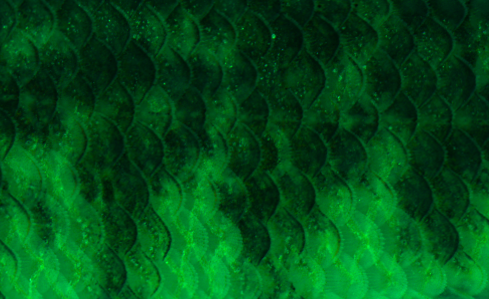
#> input picture Images/Crops/zonale/ZONA_MFKR_F08.tif, 489 x 299 px, found by its file name; its folder holds only this picture in this run
$ python process_files.py
#> lines starting #> are read from the running program, lines starting #| are printed output that depends on the picture; pictures that were not available may be replaced by others from this repository, and a replacement may not be noted
### pspec.py
#!/usr/bin/env python
# -*- coding: utf-8 -*-

'''
This file contains methods to be used for the computation of the computation of
the Fourier power spectrum of images.
'''

import numpy as np
from numpy.fft import fft2, fftshift

__author__ = 'Samuel Hulse'
__email__ = 'hsamuel1@umbc.edu'

def get_pspec(image,
    bin_range=(10, 110),
    kaiser=True,
    color_model=True,
    n_bins=20,
    return_bins=False):

    if color_model:
        image = rgb_2_darter(image)
        image = image[:, :, 0] + image[:, :, 1]
        image = image / np.max(image)

    if kaiser:
        image = kaiser2D(image, 2)

    pspec = imfft(image)
    x, y = bin_pspec(pspec, n_bins, bin_range)
    slope = get_slope(x, y)

    if return_bins:
        return (x, y)
    else:
        return slope

def rgb_2_darter(image):
    im_out = np.zeros([image.shape[0], image.shape[1], 3], dtype = np.float32)

    im_out[:, :, 1] = (140.7718694130528 +
        0.021721843447502408  * image[:, :, 0] +
        0.6777093385296341    * image[:, :, 1] +
        0.2718422677618606    * image[:, :, 2] +
        1.831294521246718E-8  * image[:, :, 0] * image[:, :, 1] +
	    3.356941424659517E-7  * image[:, :, 0] * image[:, :, 2] +
	    -1.181401963067949E-8 * image[:, :, 1] * image[:, :, 2])
    im_out[:, :, 0] = (329.4869869234302 +
	    0.5254935133632187    * image[:, :, 0] +
	    0.3540642397052902    * image[:, :, 1] +
	    0.0907634883372674    * image[:, :, 2] +
	    9.245344681241058E-7  * image[:, :, 0] * image[:, :, 1] +
	    -6.975682782165032E-7 * image[:, :, 0] * image[:, :, 2] +
	    5.828585657562557E-8  * image[:, :, 1] * image[:, :, 2])

    return im_out

def rotavg(data):
    center = np.divide(data.shape, 2)
    x_sample = np.linspace(0, data.shape[0], data.shape[0])
    y_sample = np.linspace(0, data.shape[1], data.shape[1])
    x, y = np.meshgrid(y_sample, x_sample)

    x = np.absolute(x - center[1])
    y = np.absolute(y - center[0])
    dist_matrix = np.sqrt(x**2 + y**2)

    max_dist = np.sqrt(np.sum(np.square(center)))
    n_bins = int(np.ceil(max_dist))
    bins = np.linspace(0, max_dist, n_bins)

    radialprofile = np.zeros(n_bins - 1)

    for i in range(len(bins[0:-1])):
        filter = np.zeros(data.shape)
        filter[np.logical_and(
            dist_matrix >= bins[i],
            dist_matrix < bins[i+1])] = 1

        radialprofile[i] = np.sum(filter * data) / np.sum(filter)

    return radialprofile

def bin_pspec(data, n_bins, bin_range):
    bins = np.logspace(np.log(bin_range[0]),
        np.log(bin_range[1]),
        n_bins,
        base = np.e)
    x = np.linspace(1, len(data), len(data))

    bins_x = []
    bins_y = []

    for i in range(len(bins[0:-1])):
        bin_x = np.mean(x[np.logical_and(
            x >= bins[i],
            x < bins[i+1])])
        bins_x.append(bin_x)

        bin_y = np.mean(data[np.logical_and(
            x >= bins[i],
            x < bins[i+1])])
        bins_y.append(bin_y)

    return (bins_x, bins_y)

def get_slope(x, y):
    x, y = np.log((x, y))
    slope = np.polyfit(x, y, 1)[0]

    return slope

def kaiser2D(img, alpha):
    #Calculate the 2D Kaiser-Bessel window as the outer product of the 1D window with itself
    kaiser = np.kaiser(img.shape[0], alpha*np.pi)
    A = np.outer(kaiser, kaiser)

    #Normalize by the sum of squared weights
    w = np.sum(A*A)
    A = A / w

    #Apply the window by performing elementwise multiplication
    imout = np.multiply(img, A)
    return imout

def imfft(image):
    imfft = fftshift(fft2(image))
    impfft = np.absolute(imfft) ** 2
    pspec = rotavg(impfft)

    return pspec

### process_files.py
#!/usr/bin/env python
# -*- coding: utf-8 -*-

'''
Code used load all images, calculate their Fourier power specturm, and save the
data in a format which is easy to run statistics with. Folders locations and
file structure are hard coded, and must be changed for different file structures
'''

import numpy as np
import imageio
import os
import csv
import cv2

from pspec import get_pspec

# Resizing parameters
hab_size = (600, 900)
hab_sample = 200
fish_size = (200, 200)
fish_sample = 200

# Sampling parameters
hab_range = (10, 110)
fish_range = (10, 110)
n_samples = 2

__author__ = 'Samuel Hulse'
__email__ = 'hsamuel1@umbc.edu'

habitats = {}
habitats['barrenense'] = 'bedrock'
habitats['blennioides'] = 'boulder'
habitats['caeruleum'] = 'gravel'
habitats['camurum'] = 'boulder'
habitats['chlorosomum'] = 'sand'
habitats['gracile'] = 'detritus'
habitats['olmstedi'] = 'sand'
habitats['pyrrhogaster'] = 'sand'
habitats['swaini'] = 'detritus'
habitats['zonale'] = 'gravel'

def random_sample(data, sample_dim):
    sample_domain = np.subtract(data.shape[0:2], (sample_dim, sample_dim))
    if sample_domain[0] == 0: sample_x = 0
    else: sample_x = np.random.randint(0, sample_domain[0])
    if sample_domain[1] == 0: sample_y = 0
    else: sample_y = np.random.randint(0, sample_domain[1])

    sample = data[sample_x: sample_x + sample_dim, sample_y: sample_y + sample_dim]

    return sample

#Habitat image processing
path = './Images/Catagorized'
folders = os.listdir(path)

slopes = []
habitat = []

n_files = 0
for folder in folders:
    current_path = os.path.join(path, folder)
    files = os.listdir(current_path)
    n_files = n_files + len(files)

current_file = 0
for folder in folders:
    current_path = os.path.join(path, folder)
    files = os.listdir(current_path)

    for image in files:
        if image.endswith('.tiff'):
            img_path = os.path.join(current_path, image)
            img = imageio.imread(img_path)
            img = cv2.resize(img, dsize=hab_size, interpolation=cv2.INTER_LINEAR)

            status = 100*(current_file/n_files)
            print('Processing habitat images: ' + "%.2f" % round(status,2) + '% complete', end='\r')

            for i in range(n_samples):
                sample_dim=hab_sample
                sample_domain = np.subtract(img.shape[0:2], (sample_dim, sample_dim))
                if sample_domain[0] == 0: sample_x = 0
                else: sample_x = np.random.randint(0, sample_domain[0])
                if sample_domain[1] == 0: sample_y = 0
                else: sample_y = np.random.randint(0, sample_domain[1])
                sample = img[sample_x: sample_x + sample_dim, sample_y: sample_y + sample_dim]

                slope = get_pspec(sample, bin_range=hab_range)
                slopes.append(slope)
                habitat.append(folder)

            current_file = current_file + 1

hab_means = {}
boulder = []
gravel = []
bedrock = []
sand = []
detritus = []

for i in range(len(slopes)):
    if habitat[i] == 'boulder':
        boulder.append(slopes[i])
    elif habitat[i] == 'gravel':
        gravel.append(slopes[i])
    elif habitat[i] == 'bedrock':
        bedrock.append(slopes[i])
    elif  habitat[i] == 'sand':
        sand.append(slopes[i])
    elif habitat[i] == 'detritus':
        detritus.append(slopes[i])

hab_means['boulder'] = np.mean(boulder)
hab_means['gravel'] = np.mean(gravel)
hab_means['bedrock'] = np.mean(bedrock)
hab_means['sand'] = np.mean(sand)
hab_means['detritus'] = np.mean(detritus)

with open('../habitats.csv', mode='w', newline='') as f:
    writer = csv.writer(f)

    writer.writerow(['habitat', 'slope'])
    for i in range(len(slopes)):
        writer.writerow([habitat[i], slopes[i]])

slopes = []
species = []
habitat = []
sexes = []
hab_slopes = []
animal = []
sites = []

animals = {}
animals['barrenense'] = 'Etheostoma_barrenense_A'
animals['blennioides'] = 'Etheostoma_blennioides_A'
animals['caeruleum'] = 'Etheostoma_caeruleum_A'
animals['camurum'] = 'Nothonotus_camurus_A'
animals['chlorosomum'] = 'Etheostoma_chlorosoma_A'
animals['gracile'] = 'Etheostoma_gracile_A'
animals['olmstedi'] = 'Etheostoma_olmstedi_C'
animals['pyrrhogaster'] = 'Etheostoma_pyrrhogaster_A'
animals['swaini'] = 'Etheostoma_swaini_A'
animals['zonale'] = 'Etheostoma_zonale_A'

#Darter image processing
path = '/home/mlab/Projects/Fourier-Analysis/Images/Crops'
folders = os.listdir(path)

for folder in folders:
    current_path = os.path.join(path, folder)
    files = os.listdir(current_path)

    for image in files:
        if image.endswith('.tif'):
            img_path = os.path.join(current_path, image)
            img = imageio.imread(img_path)
#> img is the input picture: shape (299, 489, 3) uint16; mean R, G, B 11.5, 2972.6, 908.2

            for i in range(n_samples):
                sample_dim = fish_sample
                sample_domain = np.subtract(img.shape[0:2], (sample_dim, sample_dim))
                if sample_domain[0] == 0: sample_x = 0
                else: sample_x = np.random.randint(0, sample_domain[0])
                if sample_domain[1] == 0: sample_y = 0
                else: sample_y = np.random.randint(0, sample_domain[1])
                sample = img[sample_x: sample_x + sample_dim, sample_y: sample_y + sample_dim]

                sample = cv2.resize(sample, dsize=fish_size, interpolation=cv2.INTER_CUBIC)

                slope = get_pspec(sample, bin_range=fish_range)

                slopes.append(slope)
                species.append(folder)
                habitat.append(habitats[folder])
                sexes.append(image[-7])
                hab_slopes.append(hab_means[habitats[folder]])
                animal.append(animals[folder])
                sites.append(image[-12:-8])
#> this loop made 2 passes
#> slope on passes 1 to 2: -3.48, -3.13
#> pass 1, `sample = img[sample_x: sample_x + sample_dim, sample_y: sample_y + sam..`:
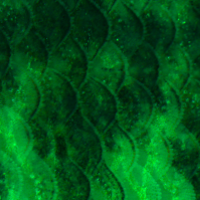
#> sample: shape (200, 200, 3) uint16; mean R, G, B 16, 2723.9, 808.9; drawn with min black and max white
#> pass 1, in get_pspec, `image = rgb_2_darter(image)`:
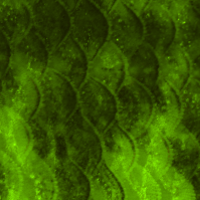
#> image: shape (200, 200, 3) float32; mean of channels 0, 1, 2 1375.9, 2207, 0; drawn with min black and max white
#> pass 1, in get_pspec, `image = image[:, :, 0] + image[:, :, 1]`:
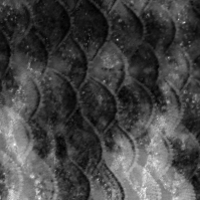
#> image: shape (200, 200) float32; min 1289, max 9599.2, mean 3583; drawn with min black and max white
#> pass 1, in get_pspec, `image = image / np.max(image)`:
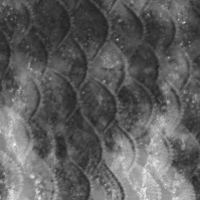
#> image: shape (200, 200) float32; min 0.134, max 1, mean 0.373
#> after the loop:
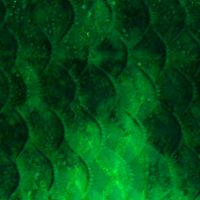
#> sample: shape (200, 200, 3) uint16; mean R, G, B 10.4, 2785, 835.4; drawn with min black and max white
#> after the loop, animal = ['Etheostoma_zonale_A', 'Etheostoma_zonale_A']; hab_slopes = [nan, nan]; habitat = ['gravel', 'gravel']; sexes = ['F', 'F']; sites = ['MFKR', 'MFKR']; slopes = [-3.48, -3.13]; species = ['zonale', 'zonale']

with open('../fish.csv', mode='w', newline='') as f:
    writer = csv.writer(f)

    writer.writerow(['species', 'animal', 'habitat', 'sex', 'slope', 'hab_slope', 'site'])
    for i in range(len(slopes)):
        writer.writerow([species[i],
            animal[i],
            habitat[i],
            sexes[i],
            slopes[i],
            hab_slopes[i],
            sites[i]])
#> this loop made 2 passes
